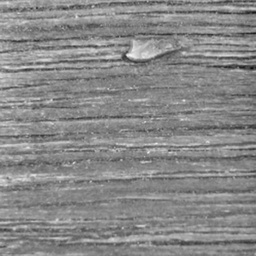
#> input picture Basic Image Processing/Texture_Analysis/Test.jpg, 256 x 256 px, shrunk from 805 x 806 before the run, found by its file name
$ python AutoRegressive_model.py
#> lines starting #> are read from the running program, lines starting #| are printed output that depends on the picture; long printed decimals are rounded
import cv2
import numpy as np
import matplotlib.pyplot as plt

# ==============================
# Hyperparameters
# ==============================
input_path = "test.jpg"   # Set your image path
N = 9                      # AR window size (odd)
local_var_window = 21      # Window size for local residual variance

if N % 2 == 0:
    raise ValueError("N must be odd.")

# ==============================
# Load image
# ==============================
image = cv2.imread(input_path, cv2.IMREAD_GRAYSCALE)
#> image is the input picture: shape (256, 256); min 16, max 244, mean 136.1
if image is None:
    raise ValueError("Image not found.")

image = image.astype(np.float64)
rows, cols = image.shape
#> rows = 256; cols = 256
half = N // 2

# ==============================
# Build AR system
# ==============================
X_list = []
y_list = []

for i in range(half, rows - half):
    for j in range(half, cols - half):
        window = image[i-half:i+half+1, j-half:j+half+1].flatten()
        center_idx = (N*N)//2
        y_list.append(window[center_idx])
        X_list.append(np.delete(window, center_idx))
#> after the loop, X_list = 61504 items; y_list = 61504 items

X = np.array(X_list)
y = np.array(y_list)

# ==============================
# Estimate AR coefficients (OLS / BLUE under sigma^2 I)
# ==============================
a_hat = np.linalg.pinv(X) @ y
#> a_hat = 80 values, max 0.673 at index 40, min -0.334 at index 49, mean 0.0125
print("Estimated AR coefficients shape:", a_hat.shape)
#| Estimated AR coefficients shape: (80,)

# ==============================
# Predict image
# ==============================
y_pred = X @ a_hat

pred_img = np.zeros_like(image)
#> pred_img: shape (256, 256) float64; every value is 0
res_img = np.zeros_like(image)

idx = 0
for i in range(half, rows - half):
    for j in range(half, cols - half):
        pred_img[i, j] = y_pred[idx]
        res_img[i, j] = y[idx] - y_pred[idx]
        idx += 1
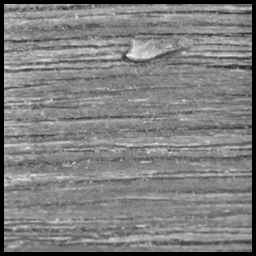
#> pred_img: shape (256, 256) float64; min 0, max 253.2, mean 127.7
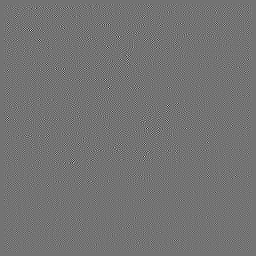
#> res_img: shape (256, 256) float64; min -20.14, max 24.23, mean 0; drawn with min black and max white
#> after the loop, idx = 61504

# ==============================
# Residual statistics
# ==============================
valid_res = res_img[half:rows-half, half:cols-half]
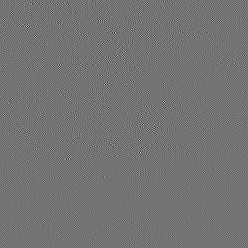
#> valid_res: shape (248, 248) float64; min -20.14, max 24.23, mean 0; drawn with min black and max white

sigma2_hat = np.sum(valid_res**2) / (len(valid_res.flatten()) - len(a_hat))
#> sigma2_hat = 7.53
print("Estimated innovation variance (sigma^2):", sigma2_hat)
#| Estimated innovation variance (sigma^2): 7.528

# Residual energy map
res_energy = res_img**2
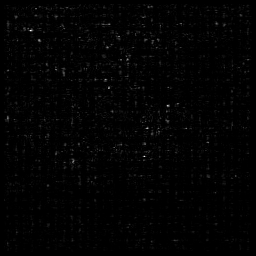
#> res_energy: shape (256, 256) float64; min 0, max 587.2, mean 7.1; drawn with min black and max white

# ==============================
# Local innovation variance map
# ==============================
k = local_var_window
local_kernel = np.ones((k, k)) / (k*k)
#> local_kernel: shape (21, 21) float64; every value is 0.00227

local_var = cv2.filter2D(res_energy, -1, local_kernel)
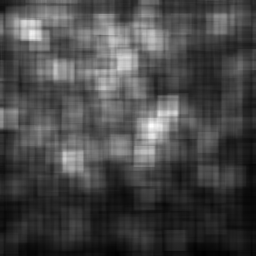
#> local_var: shape (256, 256) float64; min 0.686, max 23.32, mean 7.1; drawn with min black and max white

# ==============================
# Visualization
# ==============================

plt.figure(figsize=(20,6))

# Original
plt.subplot(1,5,1)
plt.title("Original Image")
plt.imshow(image.astype(np.uint8), cmap='gray')
plt.axis('off')

# Predicted
plt.subplot(1,5,2)
plt.title("Predicted Image (AR)")
plt.imshow(np.clip(pred_img,0,255).astype(np.uint8), cmap='gray')
plt.axis('off')

# Signed residual
plt.subplot(1,5,3)
plt.title("Signed Residual")
im1 = plt.imshow(res_img, cmap='seismic')
plt.colorbar(im1, fraction=0.046)
plt.axis('off')

# Residual energy
plt.subplot(1,5,4)
plt.title("Residual Energy")
im2 = plt.imshow(res_energy, cmap='jet')
plt.colorbar(im2, fraction=0.046)
plt.axis('off')

# Local innovation variance
plt.subplot(1,5,5)
plt.title("Local Innovation Variance")
im3 = plt.imshow(local_var, cmap='hot')
plt.colorbar(im3, fraction=0.046)
plt.axis('off')

plt.tight_layout()
plt.show()
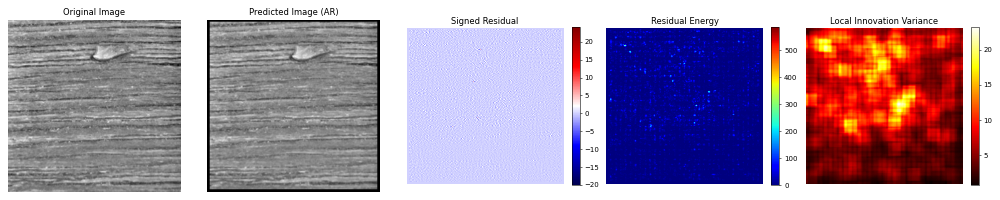
#> figure drawn by matplotlib, 8 panels
